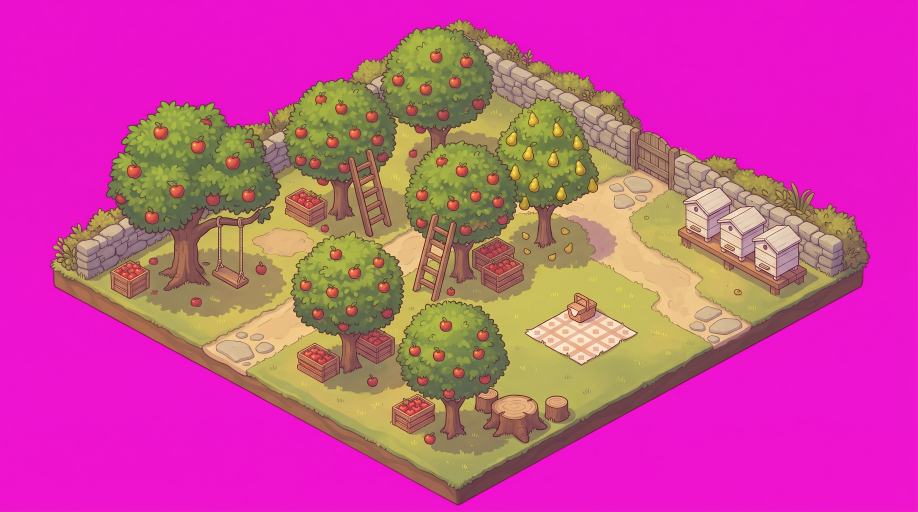
#> input picture Gemini_Generated_Image_iqhzf3iqhzf3iqhz.jpeg, 2752 x 1536 px (shown at 1/3 size)
$ python cutplot.py ../Gemini_Generated_Image_iqhzf3iqhzf3iqhz.jpeg ../5867193b-b2b1-4a1e-a26a-95fc4178c42d.jpeg 100
#> lines starting #> are read from the running program, lines starting #| are printed output that depends on the picture; after the words box and inside, x2 and y2 are one past the last pixel; in counts of white or black regions, pixels touching at a corner belong together
"""Cut a plot picture out of its flat magenta background (Gemini), ready for
tools/decliff.py and tools/brighten.py.

Usage:
    python tools/cutplot.py <in.jpg> <out.webp> [width]

width (2000): the cut-out's width, the size of the other plots.

The background goes by its colour (the median of the picture's border), with
soft edges, and the magenta mixed into the rim is taken back out. Specks away
from the plot are dropped, and the picture is cropped to the plot with a 16 px
margin, like the other plots in assets/map/plots/.
"""
import sys
from collections import deque

import numpy as np
from PIL import Image

LOW, HIGH = 30, 90  # colour distance from the background: under LOW see-through, over HIGH solid
PAD = 16

src, out = sys.argv[1], sys.argv[2]
rgb = np.asarray(Image.open(src).convert('RGB')).astype(float)
border = np.concatenate([rgb[0], rgb[-1], rgb[:, 0], rgb[:, -1]])
bg = np.median(border, 0)
#> bg = [237, 27, 204]
dist = np.sqrt(((rgb - bg) ** 2).sum(-1))
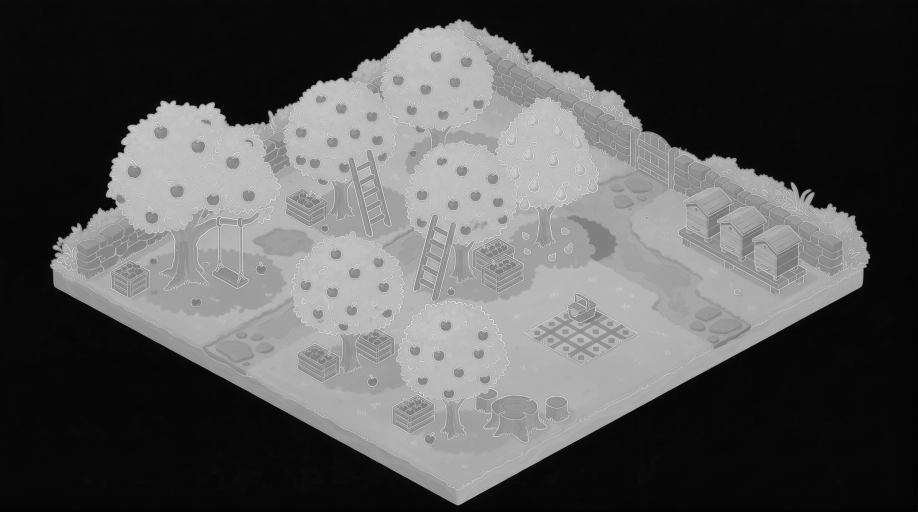
#> dist: shape (1536, 2752) float64 (shown at 1/3 size); min 1, max 281.1, mean 96; drawn with min black and max white
alpha = np.clip((dist - LOW) / (HIGH - LOW), 0, 1)
fg = np.clip(bg + (rgb - bg) / np.maximum(alpha, 0.2)[..., None], 0, 255)
# Only the plot and what touches it: the biggest blob (found on a coarse grid), a little grown.
STEP = 4
small = (alpha > 0.5)[::STEP, ::STEP]
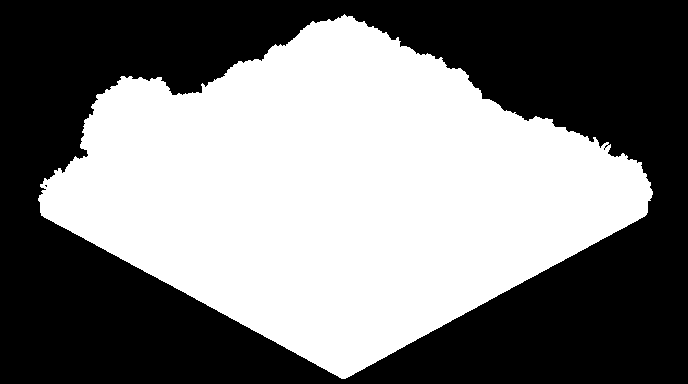
#> small: shape (384, 688) bool; 48.3% white; 1 white region, box (x1, y1, x2, y2) and area: (38, 14, 653, 379) 127584
seen = np.zeros(small.shape, np.int32)
best, best_n, label = 0, 0, 0
h, w = small.shape
#> h = 384; w = 688
for y, x in zip(*np.nonzero(small)):
    if seen[y, x]:
        continue
    label += 1
    q, n = deque([(y, x)]), 0
    seen[y, x] = label
    while q:
        a, b = q.popleft()
        n += 1
        for c, d in ((a + 1, b), (a - 1, b), (a, b + 1), (a, b - 1)):
            if 0 <= c < h and 0 <= d < w and small[c, d] and not seen[c, d]:
                seen[c, d] = label
                q.append((c, d))
    if n > best_n:
        best, best_n = label, n
#> this loop made 127584 passes
#> (y, x, label, best, best_n) on pass 1: (14, 344, 1, 1, 127584)
#> (y, x) on passes 2 to 7: (15, 343), (15, 344), (15, 345), (16, 341), (16, 342), (16, 343)
#> after the loop, best = 1; best_n = 127584; label = 1
keep = seen == best
for _ in range(2):
    p = np.pad(keep, 1)
    keep = p[1:-1, 1:-1] | p[:-2, 1:-1] | p[2:, 1:-1] | p[1:-1, :-2] | p[1:-1, 2:]
#> this loop made 2 passes
#> pass 1, `p = np.pad(keep, 1)`:
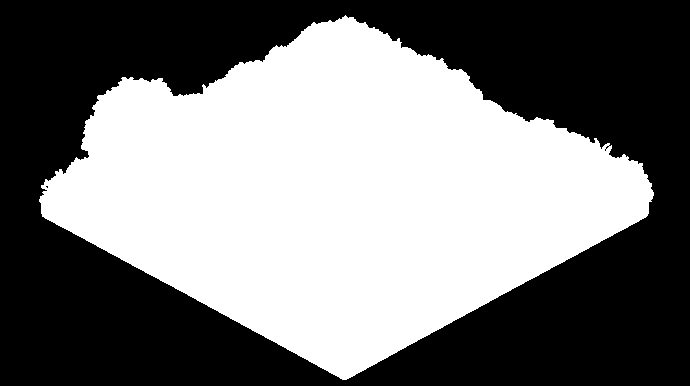
#> p: shape (386, 690) bool; 47.9% white; 1 white region, box (x1, y1, x2, y2) and area: (39, 15, 654, 380) 127584
#> pass 1, `keep = p[1:-1, 1:-1] | p[:-2, 1:-1] | p[2:, 1:-1] | p[1:-1, :-2] | p[1..`:
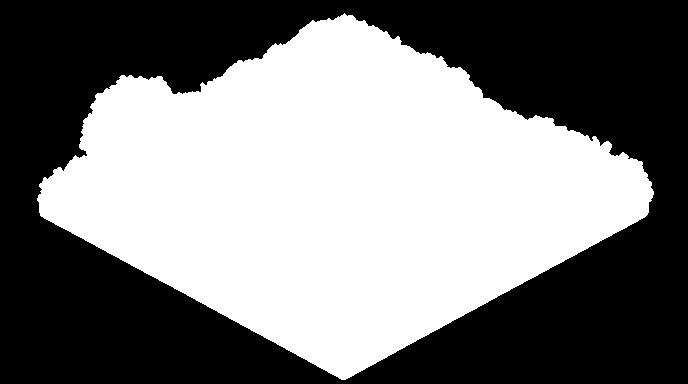
#> keep: shape (384, 688) bool; 48.9% white; 1 white region, box (x1, y1, x2, y2) and area: (37, 13, 654, 380) 129144
mask = np.repeat(np.repeat(keep, STEP, 0), STEP, 1)[:alpha.shape[0], :alpha.shape[1]]
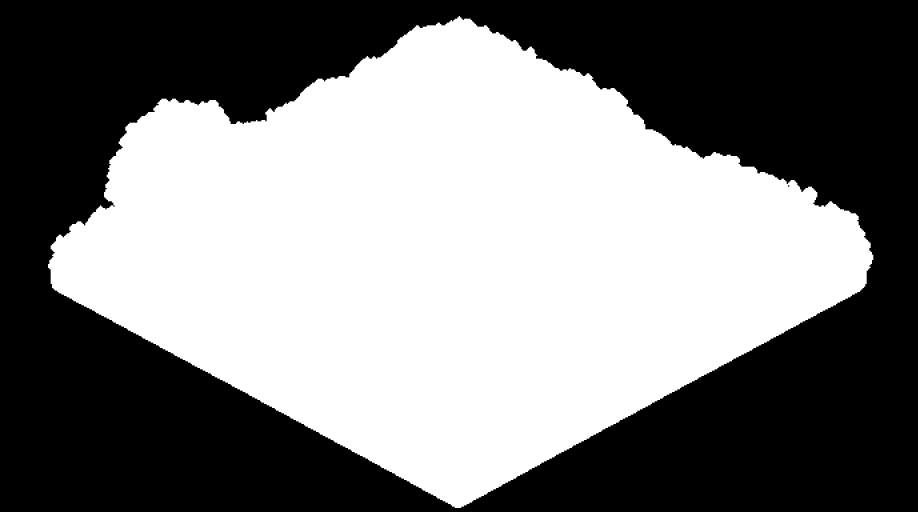
#> mask: shape (1536, 2752) bool (shown at 1/3 size); 49.4% white; 1 white region, box (x1, y1, x2, y2) and area: (144, 48, 2620, 1524) 2089888
alpha = alpha * mask
ys, xs = np.nonzero(alpha > 0.05)
y0, y1, x0, x1 = max(0, ys.min() - PAD), min(rgb.shape[0], ys.max() + PAD + 1), max(0, xs.min() - PAD), min(rgb.shape[1], xs.max() + PAD + 1)
#> y0 = 40; y1 = 1533; x0 = 133; x1 = 2627
px = np.dstack([fg, alpha * 255])[y0:y1, x0:x1].round().astype(np.uint8)
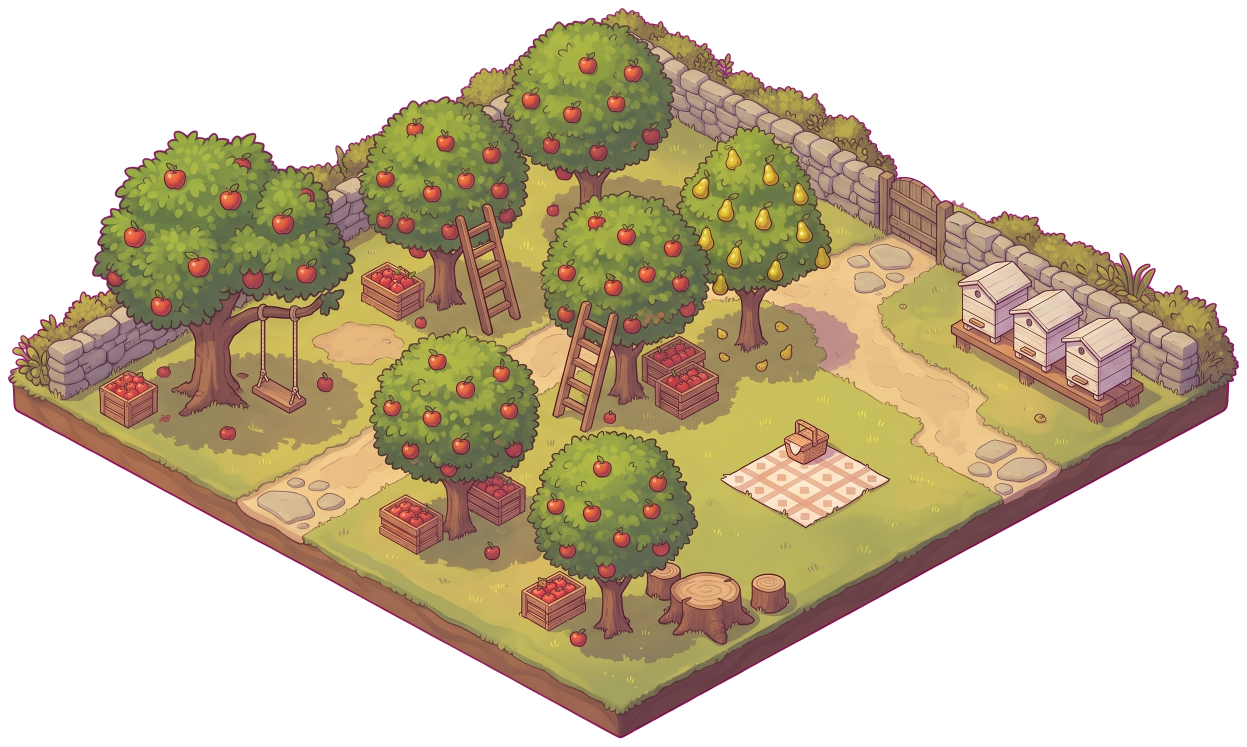
#> px: shape (1493, 2494, 4) (shown at 1/2 size); mean R, G, B, A 194.9, 76.2, 145.3, 139.8; transparent parts drawn white
im = Image.fromarray(px, 'RGBA')
width = int(sys.argv[3]) if len(sys.argv) > 3 else 2000
if im.width > width:
    im = im.resize((width, round(im.height * width / im.width)), Image.LANCZOS)
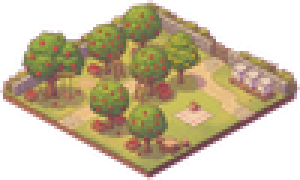
#> im: PIL image 100x60 RGBA (shown 3 times larger); mean R, G, B, A 96.8, 80.9, 54.1, 139.8; transparent parts drawn white
im.save(out, quality=92, alpha_quality=95, method=6)
print(out, im.width, 'x', im.height)
#| ../5867193b-b2b1-4a1e-a26a-95fc4178c42d.jpeg 100 x 60

$ run again, on Gemini_Generated_Image_kzn4htkzn4htkzn4.jpeg
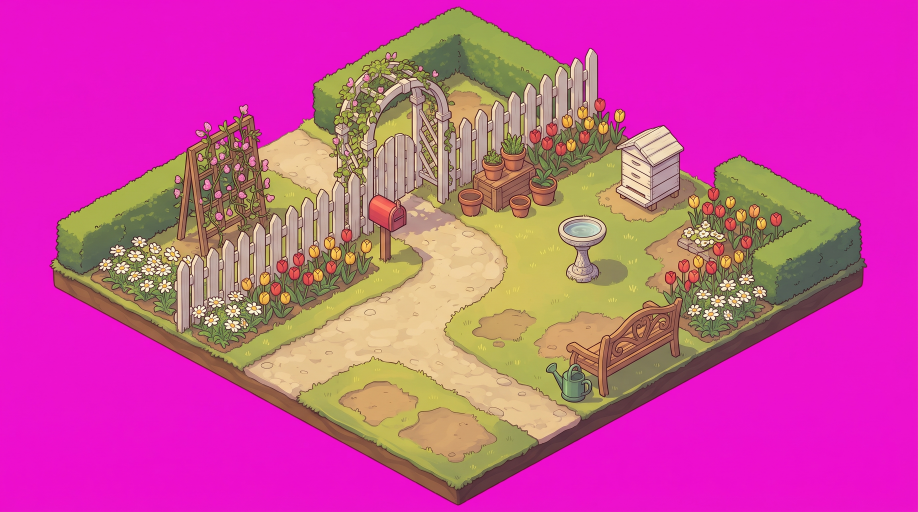
#> input picture Gemini_Generated_Image_kzn4htkzn4htkzn4.jpeg, 2752 x 1536 px (shown at 1/3 size)
#> bg = [236, 24, 203]
#> `small = (alpha > 0.5)[::STEP, ::STEP]`:
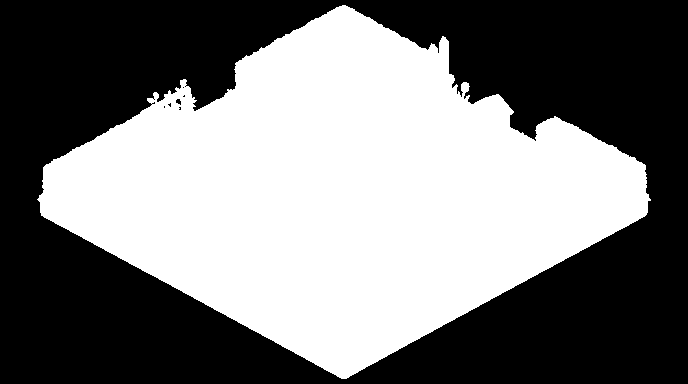
#> small: shape (384, 688) bool; 47.7% white; 1 white region, box (x1, y1, x2, y2) and area: (37, 5, 651, 379) 125907
#> the loop `for y, x in zip(*np.nonzero(small)):` made 125907 passes
#> (y, x, label, best, best_n) on pass 1: (5, 342, 1, 1, 125907)
#> after the loop `for y, x in zip(*np.nonzero(small)):`: best = 1; best_n = 125907; label = 1
#> mask: shape (1536, 2752) bool; 48.9% white; 1 white region, box (x1, y1, x2, y2) and area: (140, 12, 2612, 1524) 2065280
#> y0 = 3; y1 = 1533; x0 = 132; x1 = 2618
#> `im = im.resize((width, round(im.height * width / im.width)), Image.LAN..`:
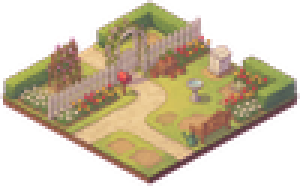
#> im: PIL image 100x62 RGBA (shown 3 times larger); mean R, G, B, A 96.7, 81.7, 57.2, 135.1; transparent parts drawn white
#| ../Gemini_Generated_Image_kzn4htkzn4htkzn4.jpeg 100 x 62

$ run again, on Gemini_Generated_Image_og0f7zog0f7zog0f.jpeg
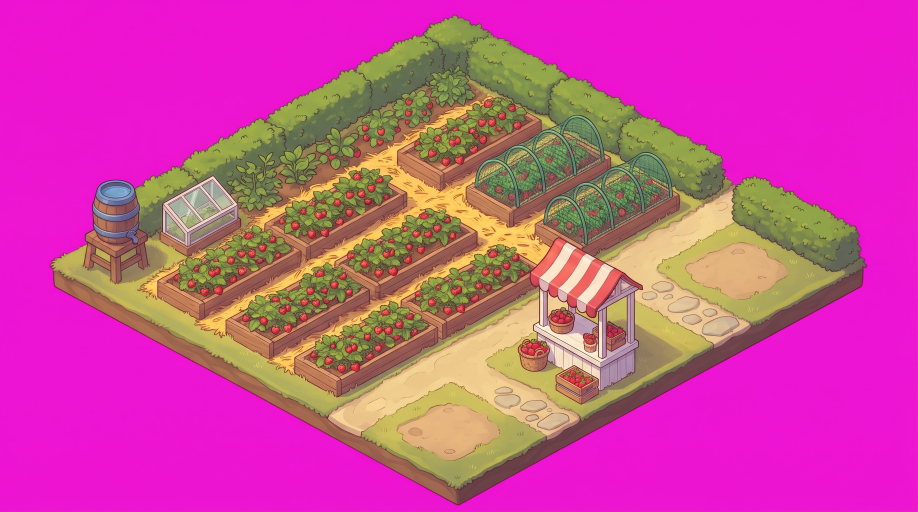
#> input picture Gemini_Generated_Image_og0f7zog0f7zog0f.jpeg, 2752 x 1536 px (shown at 1/3 size)
#> bg = [236, 29, 207]
#> `small = (alpha > 0.5)[::STEP, ::STEP]`:
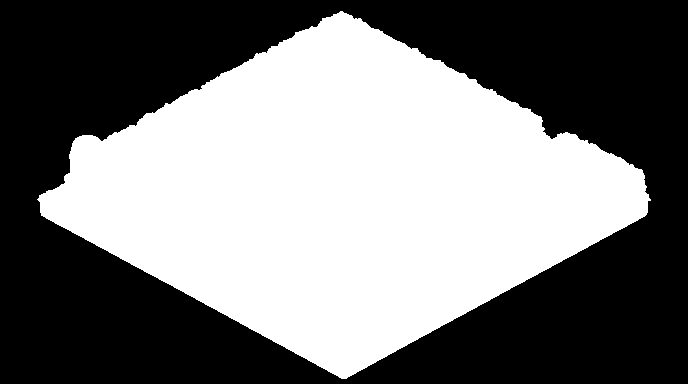
#> small: shape (384, 688) bool; 47% white; 1 white region, box (x1, y1, x2, y2) and area: (37, 11, 651, 379) 124295
#> the loop `for y, x in zip(*np.nonzero(small)):` made 124295 passes
#> (y, x, label, best, best_n) on pass 1: (11, 340, 1, 1, 124295)
#> after the loop `for y, x in zip(*np.nonzero(small)):`: best = 1; best_n = 124295; label = 1
#> mask: shape (1536, 2752) bool; 48.1% white; 1 white region, box (x1, y1, x2, y2) and area: (140, 36, 2612, 1524) 2032736
#> y0 = 27; y1 = 1533; x0 = 132; x1 = 2618
#> `im = im.resize((width, round(im.height * width / im.width)), Image.LAN..`:
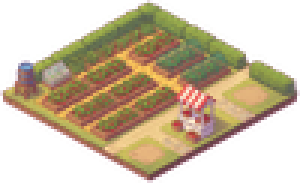
#> im: PIL image 100x61 RGBA (shown 3 times larger); mean R, G, B, A 94, 77.2, 52.6, 135.5; transparent parts drawn white
#| ../Gemini_Generated_Image_og0f7zog0f7zog0f.jpeg 100 x 61
